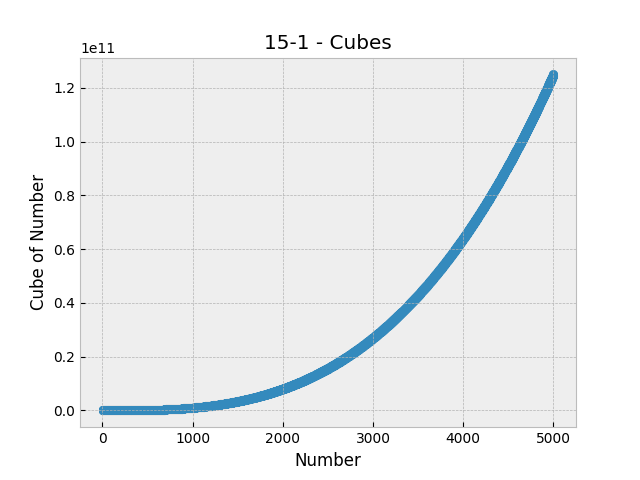

Recreate this plot in Python.
import matplotlib.pyplot as plt

numbers = range(1, 5001)

cubes = [number**3 for number in numbers]

plt.style.use('bmh')
fig, ax = plt.subplots()

ax.scatter(numbers, cubes)
ax.set_title("15-1 - Cubes")
ax.set_xlabel('Number')
ax.set_ylabel('Cube of Number')

plt.show()
